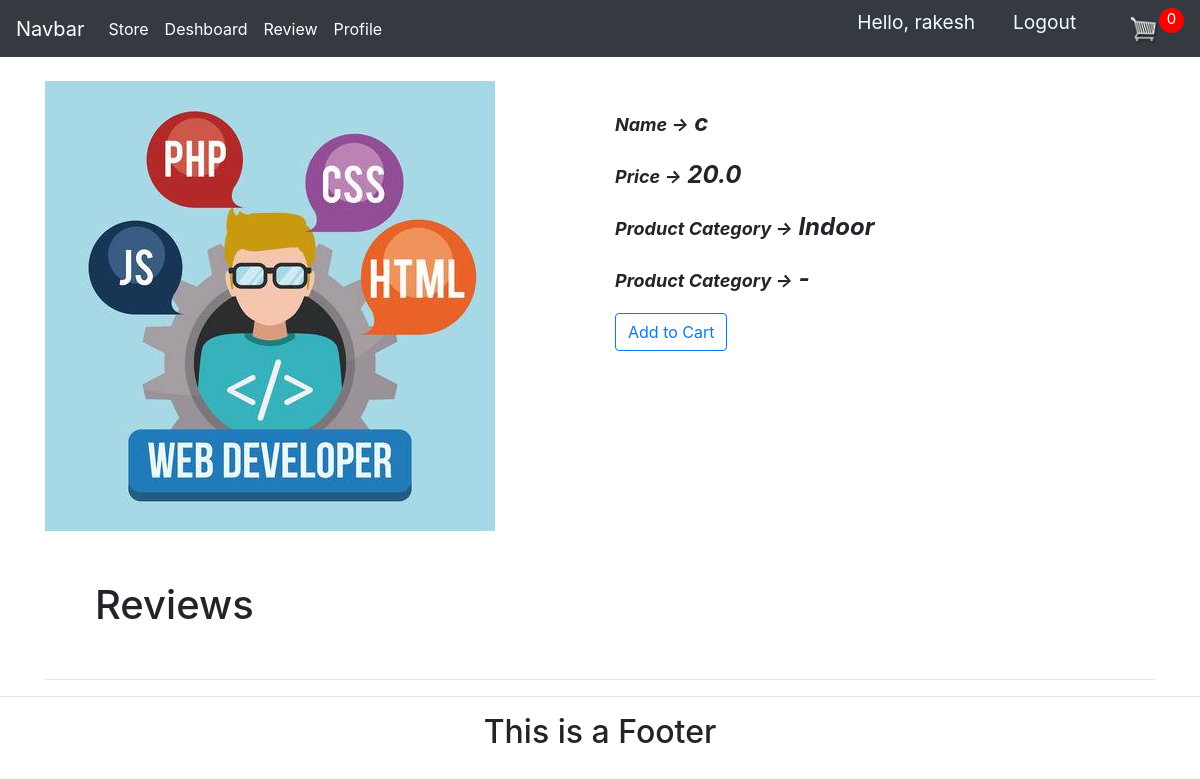
Screenshot of /customer/product_detail/c (signed in) with the database file from the repository.
### accounts/models.py (models this page shows)
class MyProfile(models.Model):
    type = (('customer','customer'),('seller','seller'))
    ge = (('male','Male'),('female','Female'))
    user = models.OneToOneField(to=User, on_delete=models.CASCADE)
    name = models.CharField(max_length=100,validators=[validator.name])
    gender = models.CharField(max_length=100,choices=ge)
    phone = models.CharField(max_length=100,validators=[validator.phone])
    register_type = models.CharField(max_length=100,choices=type)
    profile_pic = models.ImageField(default='facebook.jpg', upload_to='profile_pic/', null=True, blank=True)
    cr_date = models.DateTimeField(auto_now_add=True)
    def __str__(self):
        return self.name

### seller/models.py (models this page shows, shortened)
class Product(models.Model):
    Category = (('Indoor','Indoor'),('Out Door','Out Door'))
    seller = models.ForeignKey(to=MyProfile,on_delete=models.CASCADE)
    name = models.CharField(max_length=200)
    price = models.FloatField()
    Category = models.CharField(max_length=100,choices = Category)
    description = models.TextField()
    image = models.ImageField(upload_to='product/')
    cr_date = models.DateTimeField(auto_now_add=True)
    tag = models.ManyToManyField(Tag)
    slug = models.SlugField(null=True,unique=True)
    product_status = models.BooleanField(default=True)

### customer/views.py (the view)
# urls.py: path('product_detail/<slug:slug>',views.prodcut_detail,name='product_detail'),
def prodcut_detail(req,slug):
    product_detail = Product.objects.get(slug = slug)
    all_review = Review.objects.filter(product_name = product_detail)
    if req.user.is_authenticated:
        customer = req.user.myprofile
        order = Orders.objects.get(customer=customer,complete=False)
        cartItem = order.get_cart_items
    else:
        cartItem={'get_cart_total':0,'get_cart_items':0 }
    context = {'product_detail':product_detail,"cartItem":cartItem,'reviews':all_review}
    return render(req,'customer/product_detail.html',context)

### accounts/templatetags/account_extras.py (called while the page is built)
@register.filter(name='has_group')
def has_group(user, group_name):
    group = Group.objects.get(name=group_name)
    try:
        if group in user.groups.all():
            print('True')
            return True
    except:
        return False

### customer/models.py (called while the page is built)
    @property
    def get_cart_items(self):
        totalitems = self.orderitem_set.all()
        print('rakeshssssldjfkd',totalitems)
        total = sum([items.quantity for items in totalitems])
        return total

### customer/templates/customer/product_detail.html (shortened to what this page needs)
{% extends 'accounts/base.html'%}
{% load static %}
{% block body %}
<br>
<div class="container">
    <div class="row">
        <div class="col-lg-6">
            <img src="{{product_detail.image.url}}" alt="Product Image">
        </div>
        <div class="col-lg-6">
            <br>
            <p class="product-style">Name <span>-></span><span style="font-size:x-large;">
                    {{product_detail.name}}</span></p>
            <p class="product-style">Price <span>-></span><span style="font-size:x-large;">
                    {{product_detail.price}}</span></p>
            <p class="product-style">Product Category <span>-></span></span><span style="font-size:x-large;">
                    {{product_detail.Category}}</span></p>
            <p class="product-style">Product Category <span>-></span></span><span style="font-size:x-large;">
                    {{product_detail.description}}</span></p>
            <button data-product="{{product_detail.id}}" data-action="add" data-url="{% url 'update_item' %}"
                class="btn btn-outline-primary add-btn update-cart ">Add to Cart</button>
        </div>
    </div>
    <h1 style="margin: 50px;">Reviews</h1>
    <hr>
</div>
{% endblock %}

### accounts/templates/accounts/navbar.html (shortened to what this page needs)
  {% load static %}
  {% load account_extras %}
  <nav class="navbar navbar-expand-lg navbar-dark bg-dark sticky-top">
    <a class="navbar-brand" href="#">Navbar</a>
    <div class="collapse navbar-collapse" id="navbarNav">
      <ul class="navbar-nav mr-auto">
      {% if request.user.is_authenticated %}
        {% if request.user.is_staff or request.user|has_group:"seller" %}
            <li class="nav-item active">
              <a class="nav-link" href="{% url 'seller_dashboard' %}"> Dashboard </a>
            </li>
            <li class="nav-item active">
              <a class="nav-link" href="{% url 'product' %}">Product</a>
            </li>
            <li class="nav-item active">
              <a class="nav-link" href="{% url 'add_product' %}">Add Product</a>
            </li>
        {% else %}
            <li class="nav-item active">
              <a class="nav-link" href="{% url 'store' %}">Store</a>
            </li>
            <li class="nav-item active">
              <a class="nav-link" href="{% url 'user_dashboard' %}">Deshboard</a>
            </li>
            <li class="nav-item active">
              <a class="nav-link" href="{% url 'review' %}">Review</a>
            </li>
          {% endif %}
      <li class="nav-item active">
        <a class="nav-link" href="{% url 'accounts_settings' %}">Profile</a>
      </li>
      {% endif %}
          </ul>
        <ul class="navbar-nav ml-auto">
      {% if request.user.is_authenticated%}
          <span class="hello-mgs">Hello, {{request.user.myprofile}}</span>
          <span><a class="hello-mgs" href="{% url 'logout' %}">Logout</a></span>
            {% if request.user|has_group:"customer" %}
              <div class="form-inline">
                <a href="{% url 'cart' %}"><img src="{% static '/img/cart.png' %}" id="cart_image"></a>
                <p id="cart-total">{{cartItem}}</p>
              </div>
            {% endif %}
     {% endif%}
  </nav>

### static/css/main.css (style rules this page uses)
body { background-color:white }
#cart_image { width:30px; display: inline-block; margin-left: 15px; }
#cart-total { display: block; text-align: center; color:#fff; background-color: red; width: 25px; height: 25px; border-radius: 50%; font-size: 15px; }
.product-style { font-size:large; margin-right :50px; font-style : italic; font-weight: bold; }

### accounts/templates/accounts/navbar.html (style rules this page uses)
.hello-mgs { font-size: larger; color: azure; margin-right: 1cm; }

### rows the page displays
Product: image (picture), name "c", price "20.0", Category "Indoor", description "-"

### other values shown
{{ request.user.myprofile }} "rakesh"
{{ cartItem }} "0"
